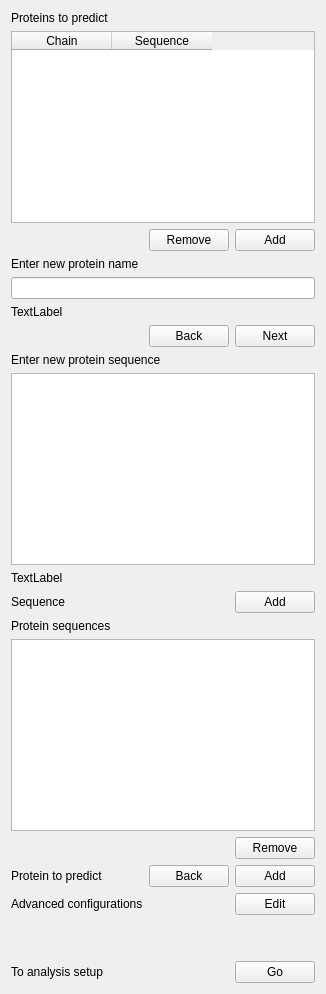
                <widget class="QWidget" name="tab_3">
                 <attribute name="title">
                  <string>Prediction</string>
                 </attribute>
                 <layout class="QVBoxLayout" name="verticalLayout_129">
                  <item>
                   <layout class="QVBoxLayout" name="verticalLayout_123">
                    <item>
                     <layout class="QVBoxLayout" name="verticalLayout_124">
                      <item>
                       <widget class="QLabel" name="lbl_pred_analysis_multi_prot_to_predict">
                        <property name="text">
                         <string>Proteins to predict</string>
                        </property>
                       </widget>
                      </item>
                      <item>
                       <widget class="QTableWidget" name="table_pred_analysis_multi_prot_to_predict">
                        <column>
                         <property name="text">
                          <string>Chain</string>
                         </property>
                        </column>
                        <column>
                         <property name="text">
                          <string>Sequence</string>
                         </property>
                        </column>
                       </widget>
                      </item>
                     </layout>
                    </item>
                    <item>
                     <layout class="QHBoxLayout" name="horizontalLayout_108">
                      <item>
                       <spacer name="horizontalSpacer_83">
                        <property name="orientation">
                         <enum>Qt::Horizontal</enum>
                        </property>
                        <property name="sizeHint" stdset="0">
                         <size>
                          <width>40</width>
                          <height>20</height>
                         </size>
                        </property>
                       </spacer>
                      </item>
                      <item>
                       <widget class="QPushButton" name="btn_pred_analysis_multi_prot_to_predict_remove">
                        <property name="text">
                         <string>Remove</string>
                        </property>
                       </widget>
                      </item>
                      <item>
                       <widget class="QPushButton" name="btn_pred_analysis_multi_prot_to_predict_add">
                        <property name="text">
                         <string>Add</string>
                        </property>
                       </widget>
                      </item>
                     </layout>
                    </item>
                   </layout>
                  </item>
                  <item>
                   <layout class="QVBoxLayout" name="verticalLayout_127">
                    <item>
                     <layout class="QVBoxLayout" name="verticalLayout_128">
                      <item>
                       <widget class="QLabel" name="lbl_pred_analysis_multi_prot_name">
                        <property name="text">
                         <string>Enter new protein name</string>
                        </property>
                       </widget>
                      </item>
                      <item>
                       <widget class="QLineEdit" name="txt_pred_analysis_multi_prot_name"/>
                      </item>
                      <item>
                       <widget class="QLabel" name="lbl_pred_analysis_multi_prot_name_status">
                        <property name="text">
                         <string>TextLabel</string>
                        </property>
                       </widget>
                      </item>
                     </layout>
                    </item>
                    <item>
                     <layout class="QHBoxLayout" name="horizontalLayout_111">
                      <item>
                       <spacer name="horizontalSpacer_86">
                        <property name="orientation">
                         <enum>Qt::Horizontal</enum>
                        </property>
                        <property name="sizeHint" stdset="0">
                         <size>
                          <width>40</width>
                          <height>20</height>
                         </size>
                        </property>
                       </spacer>
                      </item>
                      <item>
                       <widget class="QPushButton" name="btn_pred_analysis_multi_back">
                        <property name="text">
                         <string>Back</string>
                        </property>
                       </widget>
                      </item>
                      <item>
                       <widget class="QPushButton" name="btn_pred_analysis_multi_next">
                        <property name="text">
                         <string>Next</string>
                        </property>
                       </widget>
                      </item>
                     </layout>
                    </item>
                   </layout>
                  </item>
                  <item>
                   <layout class="QVBoxLayout" name="verticalLayout_125">
                    <item>
                     <layout class="QVBoxLayout" name="verticalLayout_126">
                      <item>
                       <widget class="QLabel" name="lbl_pred_analysis_multi_prot_seq">
                        <property name="text">
                         <string>Enter new protein sequence</string>
                        </property>
                       </widget>
                      </item>
                      <item>
                       <widget class="QTextEdit" name="txt_pred_analysis_multi_prot_seq"/>
                      </item>
                      <item>
                       <widget class="QLabel" name="lbl_pred_analysis_multi_prot_seq_status">
                        <property name="text">
                         <string>TextLabel</string>
                        </property>
                       </widget>
                      </item>
                     </layout>
                    </item>
                    <item>
                     <layout class="QHBoxLayout" name="horizontalLayout_110">
                      <item>
                       <widget class="QLabel" name="lbl_pred_multi_prot_seq_add_2">
                        <property name="text">
                         <string>Sequence</string>
                        </property>
                       </widget>
                      </item>
                      <item>
                       <spacer name="horizontalSpacer_85">
                        <property name="orientation">
                         <enum>Qt::Horizontal</enum>
                        </property>
                        <property name="sizeHint" stdset="0">
                         <size>
                          <width>40</width>
                          <height>20</height>
                         </size>
                        </property>
                       </spacer>
                      </item>
                      <item>
                       <widget class="QPushButton" name="btn_pred_analysis_multi_prot_seq_add">
                        <property name="text">
                         <string>Add</string>
                        </property>
                       </widget>
                      </item>
                     </layout>
                    </item>
                   </layout>
                  </item>
                  <item>
                   <layout class="QVBoxLayout" name="verticalLayout_121">
                    <item>
                     <layout class="QVBoxLayout" name="verticalLayout_122">
                      <item>
                       <widget class="QLabel" name="lbl_pred_analysis_multi_prot_seq_overview">
                        <property name="text">
                         <string>Protein sequences</string>
                        </property>
                       </widget>
                      </item>
                      <item>
                       <widget class="QListWidget" name="list_pred_analysis_multi_prot_seq_overview"/>
                      </item>
                     </layout>
                    </item>
                    <item>
                     <layout class="QHBoxLayout" name="horizontalLayout_106">
                      <item>
                       <spacer name="horizontalSpacer_81">
                        <property name="orientation">
                         <enum>Qt::Horizontal</enum>
                        </property>
                        <property name="sizeHint" stdset="0">
                         <size>
                          <width>40</width>
                          <height>20</height>
                         </size>
                        </property>
                       </spacer>
                      </item>
                      <item>
                       <widget class="QPushButton" name="btn_pred_analysis_multi_prot_seq_overview_remove">
                        <property name="text">
                         <string>Remove</string>
                        </property>
                       </widget>
                      </item>
                     </layout>
                    </item>
                   </layout>
                  </item>
                  <item>
                   <layout class="QHBoxLayout" name="horizontalLayout_107">
                    <item>
                     <widget class="QLabel" name="lbl_pred_analysis_multi_prot_to_predict_2">
                      <property name="text">
                       <string>Protein to predict</string>
                      </property>
                     </widget>
                    </item>
                    <item>
                     <spacer name="horizontalSpacer_82">
                      <property name="orientation">
                       <enum>Qt::Horizontal</enum>
                      </property>
                      <property name="sizeHint" stdset="0">
                       <size>
                        <width>40</width>
                        <height>20</height>
                       </size>
                      </property>
                     </spacer>
                    </item>
                    <item>
                     <widget class="QPushButton" name="btn_pred_analysis_multi_back_2">
                      <property name="text">
                       <string>Back</string>
                      </property>
                     </widget>
                    </item>
                    <item>
                     <widget class="QPushButton" name="btn_pred_analysis_multi_prot_to_predict_add_2">
                      <property name="text">
                       <string>Add</string>
                      </property>
                     </widget>
                    </item>
                   </layout>
                  </item>
                  <item>
                   <layout class="QHBoxLayout" name="horizontalLayout_112">
                    <item>
                     <widget class="QLabel" name="lbl_pred_analysis_multi_advanced_config">
                      <property name="text">
                       <string>Advanced configurations</string>
                      </property>
                     </widget>
                    </item>
                    <item>
                     <spacer name="horizontalSpacer_87">
                      <property name="orientation">
                       <enum>Qt::Horizontal</enum>
                      </property>
                      <property name="sizeHint" stdset="0">
                       <size>
                        <width>40</width>
                        <height>20</height>
                       </size>
                      </property>
                     </spacer>
                    </item>
                    <item>
                     <widget class="QPushButton" name="btn_pred_analysis_multi_advanced_config">
                      <property name="text">
                       <string>Edit</string>
                      </property>
                     </widget>
                    </item>
                   </layout>
                  </item>
                  <item>
                   <spacer name="verticalSpacer_19">
                    <property name="orientation">
                     <enum>Qt::Vertical</enum>
                    </property>
                    <property name="sizeType">
                     <enum>QSizePolicy::MinimumExpanding</enum>
                    </property>
                    <property name="sizeHint" stdset="0">
                     <size>
                      <width>20</width>
                      <height>40</height>
                     </size>
                    </property>
                   </spacer>
                  </item>
                  <item>
                   <layout class="QHBoxLayout" name="horizontalLayout_109">
                    <item>
                     <widget class="QLabel" name="lbl_pred_analysis_multi_to_analysis_setup">
                      <property name="text">
                       <string>To analysis setup</string>
                      </property>
                     </widget>
                    </item>
                    <item>
                     <spacer name="horizontalSpacer_84">
                      <property name="orientation">
                       <enum>Qt::Horizontal</enum>
                      </property>
                      <property name="sizeHint" stdset="0">
                       <size>
                        <width>40</width>
                        <height>20</height>
                       </size>
                      </property>
                     </spacer>
                    </item>
                    <item>
                     <widget class="QPushButton" name="btn_pred_analysis_multi_go_analysis_setup">
                      <property name="text">
                       <string>Go</string>
                      </property>
                     </widget>
                    </item>
                   </layout>
                  </item>
                 </layout>
                </widget>
